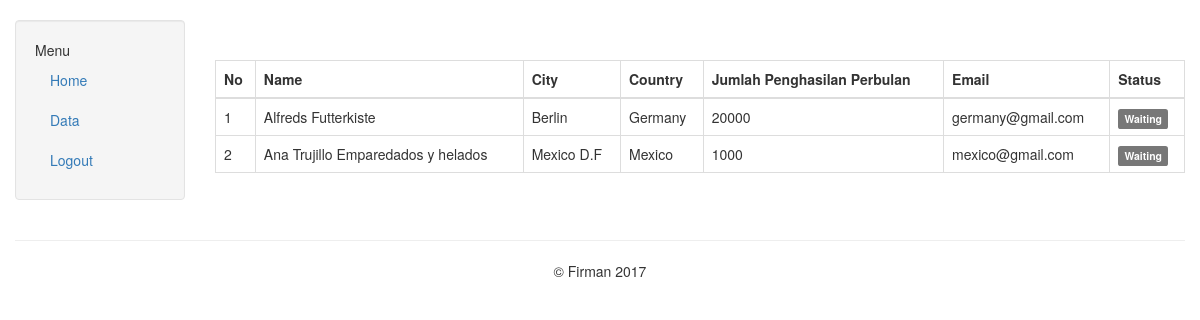
/index.php/data, run on the app's committed database.
### tables this page shows
CREATE TABLE `tbl_kredit` (
  `id` int(11) NOT NULL,
  `name` varchar(100) NOT NULL,
  `city` varchar(50) NOT NULL,
  `country` varchar(50) NOT NULL,
  `jumlah_penghasilan_perbulan` int(11) NOT NULL,
  `email` varchar(100) NOT NULL,
  `status` tinyint(1) NOT NULL
);

### application/controllers/Data.php (called while the page is built, shortened)
<?php
class Data extends CI_Controller{
  public function __construct()
  {
    $this->load->model('app_model', 'app');
  }
  function index()
  {
    $data['kredit'] = $this->app->get_all('tbl_kredit')->result();
    $this->load->view('partials/header');
    $this->load->view('partials/content-data',$data);
    $this->load->view('partials/footer');
  }
}

### index.php (called while the page is built, shortened)
<?php
require_once BASEPATH.'core/CodeIgniter.php';

### application/models/App_model.php (called while the page is built, shortened)
<?php
class App_model extends CI_Model{
  function get_all($table)
  {
    return $this->db->get($table);
  }
}

### application/views/partials/content-data.php (the view, shortened to what this page needs)
<div class="container-fluid">
  <div class="row row-offcanvas row-offcanvas-left">
    <div class="row-offcanvas row-offcanvas-right">
      <div class="col-xs-6 col-sm-2 sidebar-offcanvas" id="sidebarLeft" role="navigation">
        <div class="well sidebar-nav atas20">
          <ul class="nav">
            <li>Menu</li>
              <li><a href="home">Home</a></li>
            <li><a href="data">Data</a></li>
            <li><a href="login/logout">Logout</a></li>
          </ul>
        </div>
      </div>
    </div>
    <div class="col-md-10 col-xs-10 atas20">
      <br><br>
      <table class="table table-bordered">
        <thead>
          <tr>
            <th>No</th>
            <th>Name</th>
            <th>City</th>
            <th>Country</th>
            <th>Jumlah Penghasilan Perbulan</th>
            <th>Email</th>
            <?php if ($this->session->userdata('status')!='Customer'): ?>
              <th>Status</th>
            <?php endif; ?>
          </tr>
        </thead>
        <tbody>
          <?php $no=1; foreach ($kredit as $key): ?>
          <tr>
            <td><?php echo $no; ?></td>
            <td><?php echo $key->name; ?></td>
            <td><?php echo $key->city; ?></td>
            <td><?php echo $key->country; ?></td>
            <td><?php echo $key->jumlah_penghasilan_perbulan; ?></td>
            <td><?php echo $key->email; ?></td>
            <?php if ($this->session->userdata('status')!='Customer'): ?>
            <td>
              <?php if ($key->status==1): ?>
              <label class="label label-info">Waiting Approve</label>
            <?php elseif ($key->status==2): ?>
                <label class="label label-info">Waiting Approve</label>
                <?php else: ?>
                    <label class="label label-default">Waiting</labe>
              <?php endif; ?>
            </td>
          <?php endif; ?>
          </tr>
        <?php $no++; endforeach; ?>
        </tbody>
      </table>
    </div>
  </div>
  <hr>
  <footer>
    <p class="tengah">© Firman 2017</p>
  </footer>
</div>

### application/views/partials/header.php (shortened to what this page needs)
<!DOCTYPE html>
<html ng-app="UjianApp">
<head>
  <link rel="stylesheet" href="lib/css/bootstrap.min.css" />
  <link rel="stylesheet" href="lib/css/custom.css" />
</head>
<body>

### application/views/partials/footer.php (shortened to what this page needs)
</body>
</html>

### data on the page
tbl_kredit: name "Alfreds Futterkiste", city "Berlin", country "Germany", jumlah_penghasilan_perbulan "20000", email "germany@gmail.com", status "Waiting"
tbl_kredit: name "Ana Trujillo Emparedados y helados", city "Mexico D.F", country "Mexico", jumlah_penghasilan_perbulan "1000", email "mexico@gmail.com", status "Waiting"
